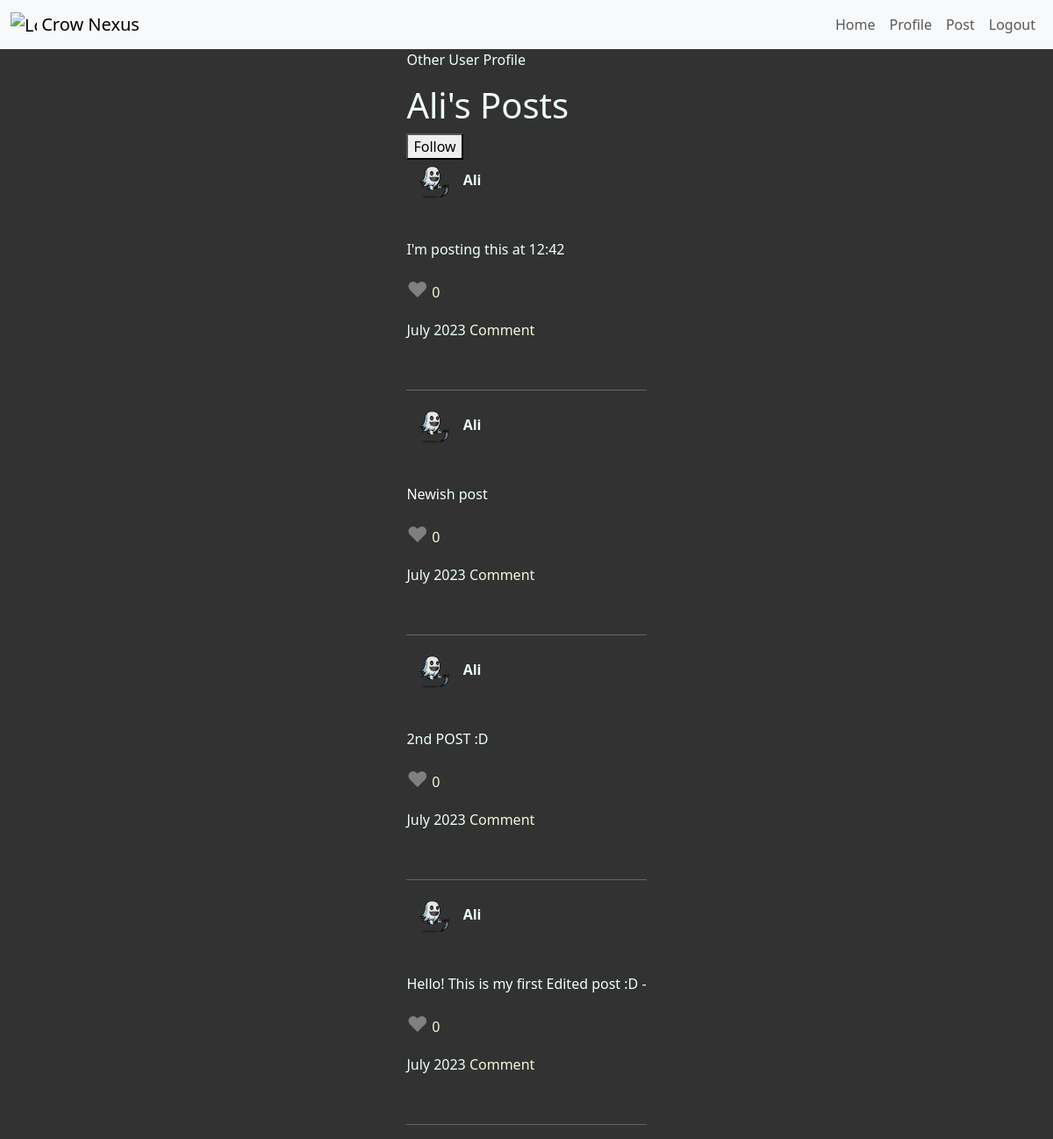
Screenshot of /1 (signed in) with the database file from the repository.
### main.py (models this page shows, shortened)
    class User(db.Model, UserMixin):
        __tablename__ = 'user'
        id = db.Column(db.Integer, primary_key=True)
        username = db.Column(db.String(40), nullable=False, unique=False)
        email = db.Column(db.String(80), nullable=False, unique=True)
        phone_number = db.Column(db.String(20))
        password = db.Column(db.String(100), nullable=False)
        created_at = db.Column(db.DateTime, default=datetime.utcnow)
        updated_at = db.Column(
            db.DateTime, default=datetime.utcnow, onupdate=datetime.utcnow)
        is_blocked = db.Column(db.Boolean, default=False)
        profile_picture = db.Column(db.String(100))
        posts = relationship('Post', back_populates='user')
        comments = db.relationship('Comment', back_populates='user')
        liked_posts = db.relationship('Post', secondary=likes, backref='likers')
        followed = db.relationship(
        'User', secondary=followers,
        primaryjoin=(followers.c.follower_id == id),
        secondaryjoin=(followers.c.followed_id == id),
        backref=db.backref('followers', lazy='dynamic'), lazy='dynamic'
    )
        def is_following(self, user):
            return self.followed.filter(followers.c.followed_id == user.id).count() > 0

    class Post(db.Model):
        __tablename__ = 'post'
        id = db.Column(db.Integer, primary_key=True)
        user_id = db.Column(db.Integer, db.ForeignKey(
            'user.id'), nullable=False)
        body = db.Column(db.Text, nullable=False)
        likes = db.Column(db.Integer, default=0)
        created_at = db.Column(db.DateTime, default=datetime.utcnow)
        updated_at = db.Column(db.DateTime, default=datetime.utcnow)
        user = relationship('User', back_populates='posts')
        comments = db.relationship('Comment', back_populates='post')

### main.py (the view)
    @app.route('/<int:user_id>')
    @login_required
    def user_profile(user_id):
        user = User.query.get(user_id)
        if user:
            reversed_posts = Post.query.filter_by(user_id=user.id).order_by(Post.created_at.desc()).all()
            return render_template('user_profile.html', user=user, posts=reversed_posts, current_user=current_user, logged_in=current_user.is_authenticated)
        else:
            flash('User not found.')
            return redirect(url_for('home'))

### main.py (called while the page is built)
@login_manager.user_loader
def load_user(user_id):
    return User.query.get(int(user_id))

### templates/user_profile.html
{% extends 'base.html' %}
{% block content %}
<p>Other User Profile</p>
<h1>{{ user.username }}'s Posts</h1>
{% if current_user != user %}
  {% if current_user.is_following(user) %}
    <form action="{{ url_for('unfollow', user_id=user.id) }}" method="POST">
      <button type="submit">Unfollow</button>
    </form>
  {% else %}
    <form action="{{ url_for('follow', user_id=user.id) }}" method="POST">
      <button type="submit">Follow</button>
    </form>
  {% endif %}
{% endif %}
{% for post in posts %}
<div>
    <p>
        <span>
        {% if post.user.profile_picture %}
            <img src="{{ url_for('static', filename='profile_pictures/' + post.user.profile_picture) }}" alt="Profile Picture">
        {% else %}
         <img src="{{ url_for('static', filename='images/blank-profile-pic.png') }}" alt="Profile Picture">
        {% endif %}
    </span>
    <strong>{{ post.user.username }}</strong>
    </p>
    <br>
    <p>{{ post.body }}</p>
    <p style="font-weight:lighter">
        <p>
            <a href="#" class="like-button" data-post-id="{{ post.id }}" {% if current_user and post in current_user.liked_posts %}class="liked"{% endif %} onclick="likePost(event, this); return false;">
                <span class="likes-wrapper">
                {% if post.likes == 1 %}
                    <span class="heart-emoji red-heart">♥</span>
                {% else %}
                    <span class="heart-emoji empty-heart">♥</span>
                {% endif %}
                <span class="likes-count">{{ post.likes }}</span>
                </span>
            </a>
            </p>
        {{ post.created_at.strftime('%B %Y') }}
        <a href="{{ url_for('show_post', post_id=post.id) }}"> Comment </a>
    <br>
    </p>
    <br><hr>
</div>
{% endfor %}
{% endblock %}

### static/css/styles.css (style rules this page uses)
body { background-color: #323232; color: azure; }
div p img { border-radius: 50%; height: 50px; }
a { text-decoration: none; color: beige; }
.heart-emoji { font-size: 24px; }
.empty-heart { color: gray; }

### rows the page displays
User: username "Ali"
Post: profile_picture (picture), user.username "Ali", body "I'm posting this at 12:42", likes "0", created_at "July 2023"
Post: profile_picture (picture), user.username "Ali", body "Newish post", likes "0", created_at "July 2023"
Post: profile_picture (picture), user.username "Ali", body "2nd POST :D", likes "0", created_at "July 2023"
Post: profile_picture (picture), user.username "Ali", body "Hello! This is my first Edited post :D -", likes "0", created_at "July 2023"
